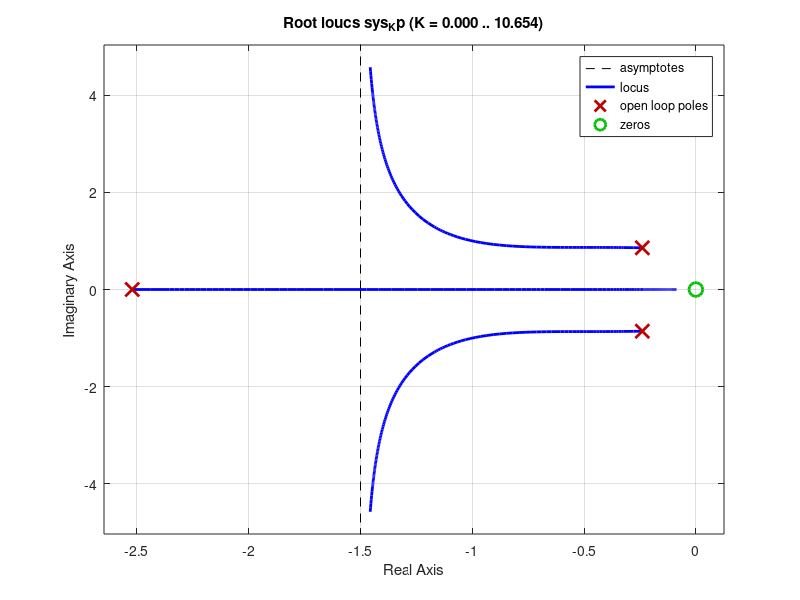
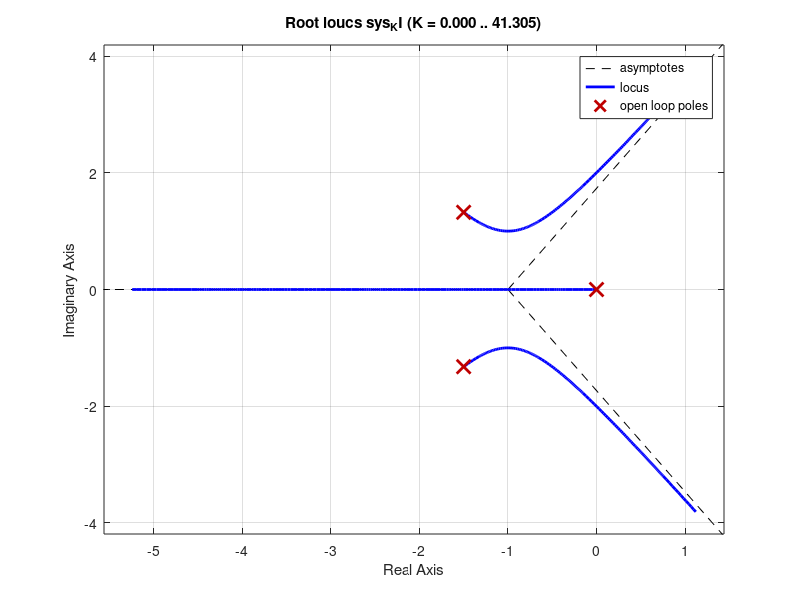
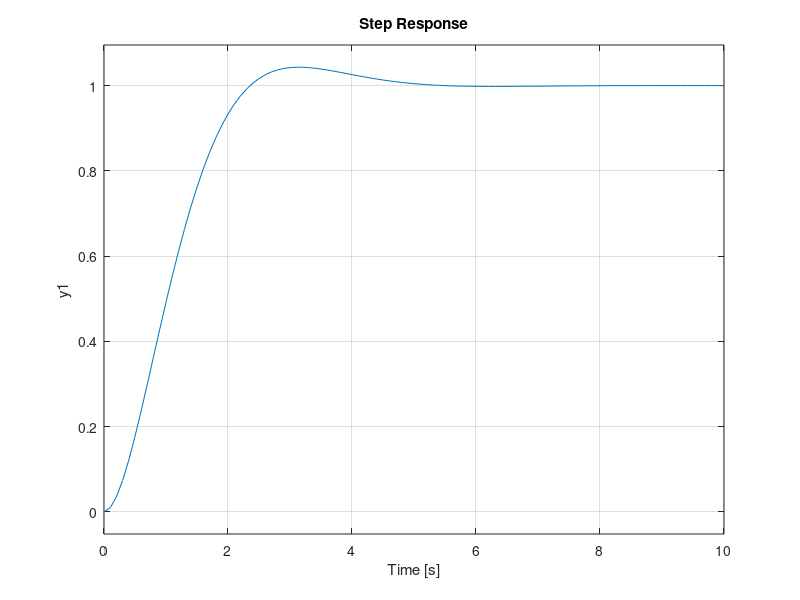

MATLAB code to generate these figures, in order:
clc
clear

% % Solution for problem AP7.14
% % Y/R characteristic equation
% 
% s = tf('s');
% 
% 
% % Figure out what the ultimate gain is by checking when the root locus
%     % crosses the imaginary axis
% sys_CE = s/(s^2*(s+10)*(s+7.5));
% 
% figure(1)
% rlocus(sys_CE)
% 
% % The root locus crosses the imaginary axis around K=1310
% % Remember we redefined K=10*Kp
% 
% KU = 1310/10; % ultimate gain
% 
% % We can also get ultimate period from the root locus
% % The frequency at the crossing is around w=8.75 rad/s
% 
% PU = 2*pi()/8.75;
% 
% % We can confirm this with a step input and manually measure the period
% 
% sys_CL = (10*KU*s)/(s^2*(s+10)*(s+7.5)+10*KU*s);
% 
% figure(2)
% step(sys_CL,5)
% 
% % We can now find our other gains using the table
% 
% Kp = 0.6*KU;
% KI = 1.2*KU/PU;
% KD = 0.6*KU*PU/8;
% 
% sys_CL = (10*(KD*s^2+Kp*s+KI))/(s^2*(s+10)*(s+7.5)+10*(KD*s^2+Kp*s+KI));
% 
% figure(3)
% step(sys_CL,5)
% 
% % We also need to plot the disturbance step response
% % Use TF for Y/Td
%
% sys_dist = 10*s/(s^2*(s+10)*(s+7.5)+10*(KD*s^2+Kp*s+KI));
% 
% figure(4)
% step(sys_dist,5)


% Solution for problem DP7.7

% Set up root locus for changes in Kp and KI to see how changing each
%   changes the pole locations and response characteristics

% Root locus for Kp

s=tf('s');

KI=1;
sys_Kp = s/(s*(s+1)*(0.5*s+1)+KI);
% sys_Kp = s/(s*(s+1)*(0.5*s+1));

figure(1)
rlocus(sys_Kp)

% Root locus for KI

Kp=1;
% sys_KI = 1/(s*(s+1)*(0.5*s+1));
sys_KI = 1/(s*(s+1)*(0.5*s+1)+Kp*s);

figure(2)
rlocus(sys_KI)

% Velocity error constant for this system
% Kv=lim s->0 sGc(s)Gp(s)
Kv = KI

% We can check the response characteristics on the step response

sys_CL = (Kp*s + KI)/(s*(s+1)*(0.5*s+1)+Kp*s+KI);

figure(3)
step(sys_CL,10)